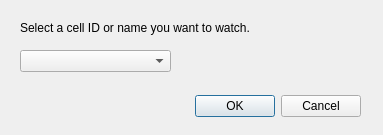
<?xml version="1.0" encoding="UTF-8"?>
<ui version="4.0">
 <class>Dialog</class>
 <widget class="QDialog" name="Dialog">
  <property name="geometry">
   <rect>
    <x>0</x>
    <y>0</y>
    <width>383</width>
    <height>135</height>
   </rect>
  </property>
  <property name="windowTitle">
   <string>Search by cell ID or cell name</string>
  </property>
  <widget class="QDialogButtonBox" name="buttonBox">
   <property name="geometry">
    <rect>
     <x>20</x>
     <y>90</y>
     <width>341</width>
     <height>32</height>
    </rect>
   </property>
   <property name="orientation">
    <enum>Qt::Horizontal</enum>
   </property>
   <property name="standardButtons">
    <set>QDialogButtonBox::Cancel|QDialogButtonBox::Ok</set>
   </property>
  </widget>
  <widget class="QLabel" name="label">
   <property name="geometry">
    <rect>
     <x>20</x>
     <y>20</y>
     <width>301</width>
     <height>16</height>
    </rect>
   </property>
   <property name="text">
    <string>Select a cell ID or name you want to watch.</string>
   </property>
  </widget>
  <widget class="QComboBox" name="comboBox">
   <property name="geometry">
    <rect>
     <x>20</x>
     <y>50</y>
     <width>151</width>
     <height>22</height>
    </rect>
   </property>
  </widget>
 </widget>
 <resources/>
 <connections>
  <connection>
   <sender>buttonBox</sender>
   <signal>accepted()</signal>
   <receiver>Dialog</receiver>
   <slot>accept()</slot>
   <hints>
    <hint type="sourcelabel">
     <x>248</x>
     <y>254</y>
    </hint>
    <hint type="destinationlabel">
     <x>157</x>
     <y>274</y>
    </hint>
   </hints>
  </connection>
  <connection>
   <sender>buttonBox</sender>
   <signal>rejected()</signal>
   <receiver>Dialog</receiver>
   <slot>reject()</slot>
   <hints>
    <hint type="sourcelabel">
     <x>316</x>
     <y>260</y>
    </hint>
    <hint type="destinationlabel">
     <x>286</x>
     <y>274</y>
    </hint>
   </hints>
  </connection>
 </connections>
</ui>
